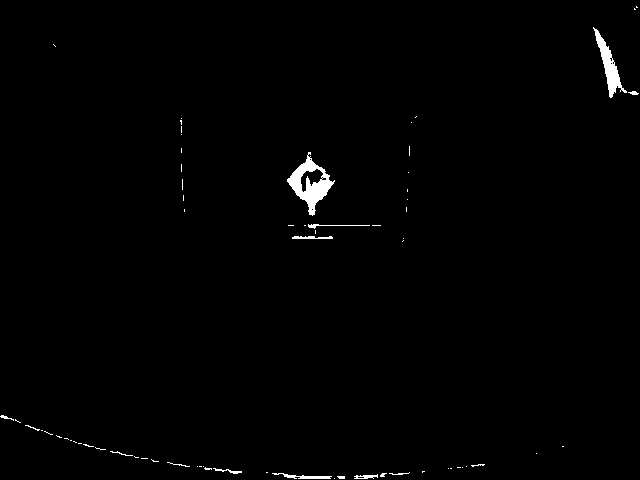
#> input picture bin_img_0015.jpg, 640 x 480 px
$ jupyter execute slic.ipynb   (shell and % lines are left out)   (older library calls are emulated)
#> lines starting #> are read from the running program, lines starting #| are printed output that depends on the picture
[cell 1]
from skimage.segmentation import slic
import cv2
import numpy as np
import matplotlib.pyplot as plt

[cell 2]
# NOTE: You MUST run `street_sign_recognizer.py` to output JPGs for this notebook to analyze.
# The location they are assumed to be at can be configured below.
img_location = '/home/dnelson/cvimages/'
max_image_no = 239 # the largest number in the images' filenames

[cell 3]
img = cv2.imread("bin_img_0015.jpg")
#> img is the input picture: shape (480, 640, 3); min 0, max 255, mean 2.3

[cell 4]
img.shape
#> Out = (480, 640, 3)

[cell 5]
plt.imshow(img)

### Use SLIC to segment using K-means

[cell 6]
# slic(image, n_segments=100, compactness=10.0, max_iter=10, sigma=0, spacing=None, multichannel=True, convert2lab=None, enforce_connectivity=False, min_size_factor=0.5, max_size_factor=3, slic_zero=False)

mask = slic(img, n_segments=5, compactness=10.0)
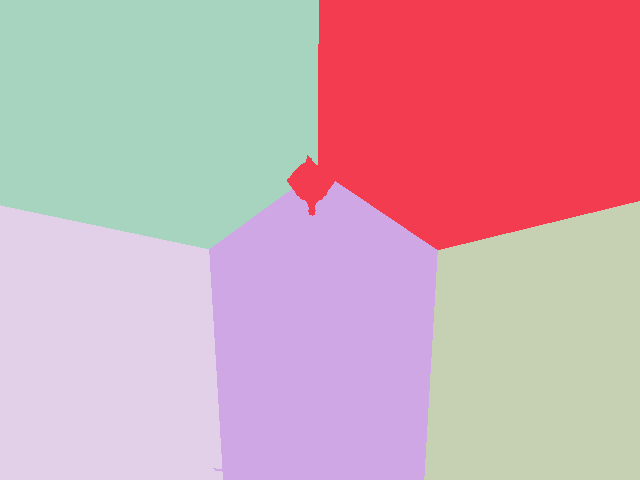
#> mask: shape (480, 640) int64; 5 distinct labels, from 1 to 5; one colour per label, 0 black
plt.imshow(mask)


$ run again, with bin_img_0090.jpg copied over bin_img_0015.jpg
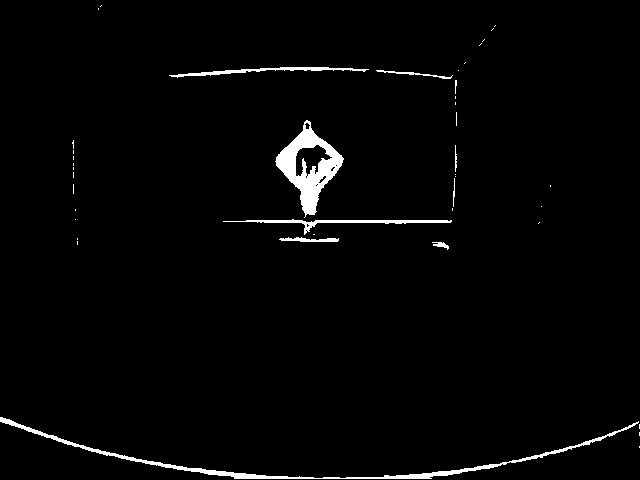
#> input picture bin_img_0090.jpg, 640 x 480 px
#> img is the input picture: shape (480, 640, 3); min 0, max 255, mean 5.5
#> `mask = slic(img, n_segments=5, compactness=10.0)`:
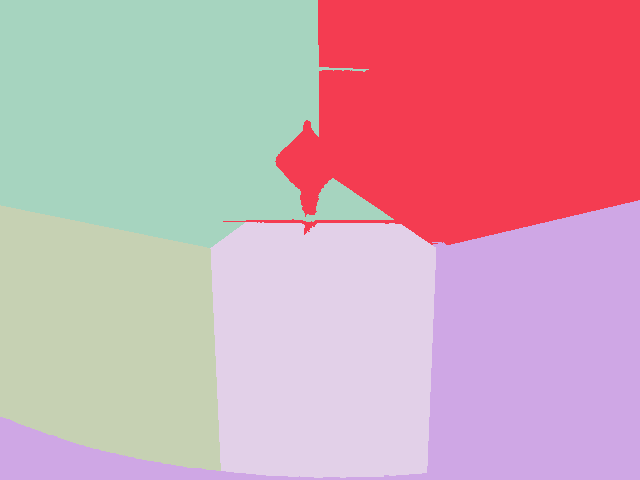
#> mask: shape (480, 640) int64; 5 distinct labels, from 1 to 5; one colour per label, 0 black
